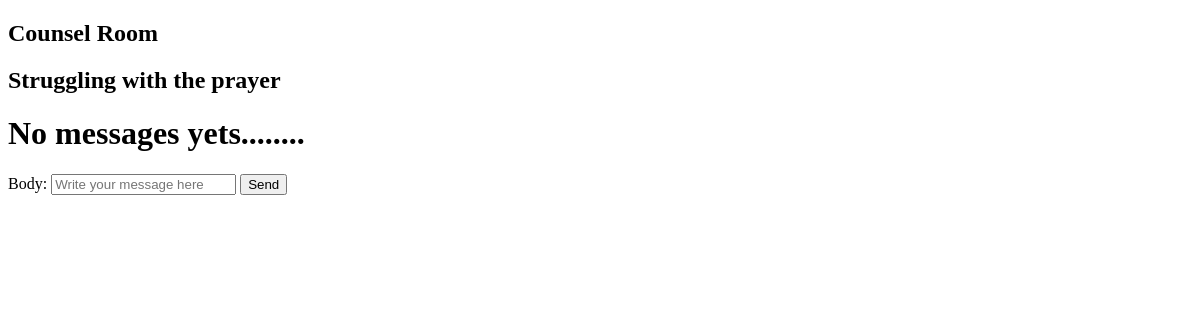
/counsel/room/1/struggling-with-the-prayer, run on an earlier commit of the app's database.
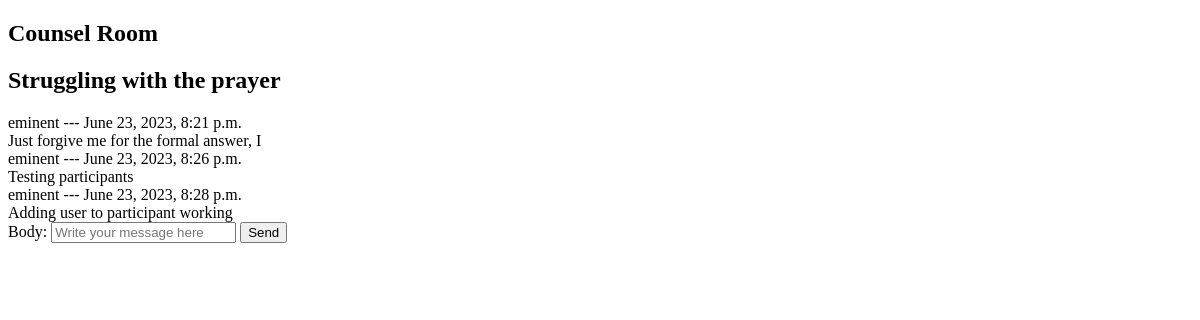
And on a later commit of the database.
### counsel/models.py (models this page shows)
class Message(models.Model):
    room = models.ForeignKey(CounselRoom, on_delete=models.CASCADE)
    user = models.ForeignKey(User, on_delete=models.SET_NULL, null=True)
    body = models.TextField()
    updated = models.DateTimeField(auto_now=True)
    created = models.DateTimeField(auto_now_add=True)
    def __str__(self):
        return self.body[0:40]

### counsel/views.py (the view, shortened to what this page needs)
# urls.py: path("room/<int:pk>/<slug:slug>", counselRoomPage, name="counsel-room"),
def counselRoomPage(request, pk, slug):
    user = request.user.id
    room = get_object_or_404(CounselRoom, id=pk, slug=slug)
    messages = Message.objects.filter(room_id=pk).all()
    form = MessageForm()
    form = MessageForm()
    template = loader.get_template("Counsel/counselRoom.html")
    context = {"room": room, "messages":messages, "form":form}
    return HttpResponse(template.render(context, request))

### counsel/forms.py
class MessageForm(forms.ModelForm):
    body = forms.CharField(widget=forms.TextInput(attrs={"placeholder":"Write your message here"}))
    class Meta:
        model = Message
        fields = ["body"]

### templates/Counsel/counselRoom.html (shortened to what this page needs)
<!DOCTYPE html>
<html lang="en">
<head>
</head>
<body>
    <h2>Counsel Room</h2>
    <h2>{{ room.topic }}</h2>
    <div>
        {% for message in messages %}
        <div>
            {{ message.user.username }} --- {{ message.created }}
            <div>
                {{ message }}
            </div>
        </div>
        {% empty %}
        <h1>No messages yets........</h1>
        {% endfor %}
    </div>
    <form method="POST">
        {{form}}
        <input type="submit" value="Send">
    </form>
</body>
</html>

What changed in the data, as far as the page shows it:
added Message: user.username "eminent", created "June 23, 2023, 8:21 p.m.", body "Just forgive me for the formal answer, I"
added Message: user.username "eminent", created "June 23, 2023, 8:26 p.m.", body "Testing participants"
added Message: user.username "eminent", created "June 23, 2023, 8:28 p.m.", body "Adding user to participant working"
Also different on the page:
text no longer shown: "No messages yets........"
